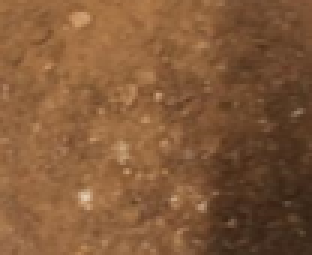
%> input picture Test samples/Brick.png, 104 x 85 px, given in place of br1.png, which was not available (shown 3 times larger)
$ octave SSIMPrediction.m   (GNU Octave 9; MATLAB toolbox functions it lacks are replaced by stand-ins)
%> lines starting %> are read from the running program, lines starting %| are printed output that depends on the picture; pictures that were not available may be replaced by others from this repository, and a replacement may not be noted
clc
clear all
l=imread('br1.png');%only brick
%> l is the input picture: size 85x104x3 uint8; mean R, G, B 130.3, 89.7, 56.9
I1=rgb2gray(l);
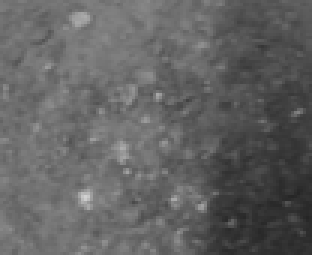
%> I1: size 85x104 uint8 (shown 3 times larger); min 37, max 209, mean 98.1
i=imread('lcmb1.png');%less chilly more brick
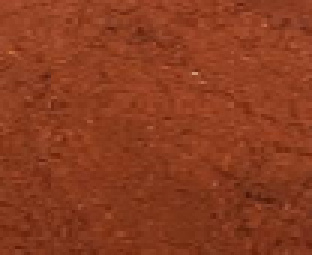
%> input picture Test samples/Chilly.png, 104 x 85 px, given in place of lcmb1.png, which was not available (shown 3 times larger)
%> i is the input picture: size 85x104x3 uint8; mean R, G, B 138.7, 60.2, 31.9
I2=rgb2gray(i);
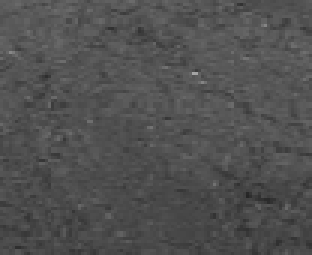
%> I2: size 85x104 uint8 (shown 3 times larger); min 37, max 165, mean 80.4
p=imread('chilly.png');%only chilly
I3=rgb2gray(p);
%> (the run ends here)
